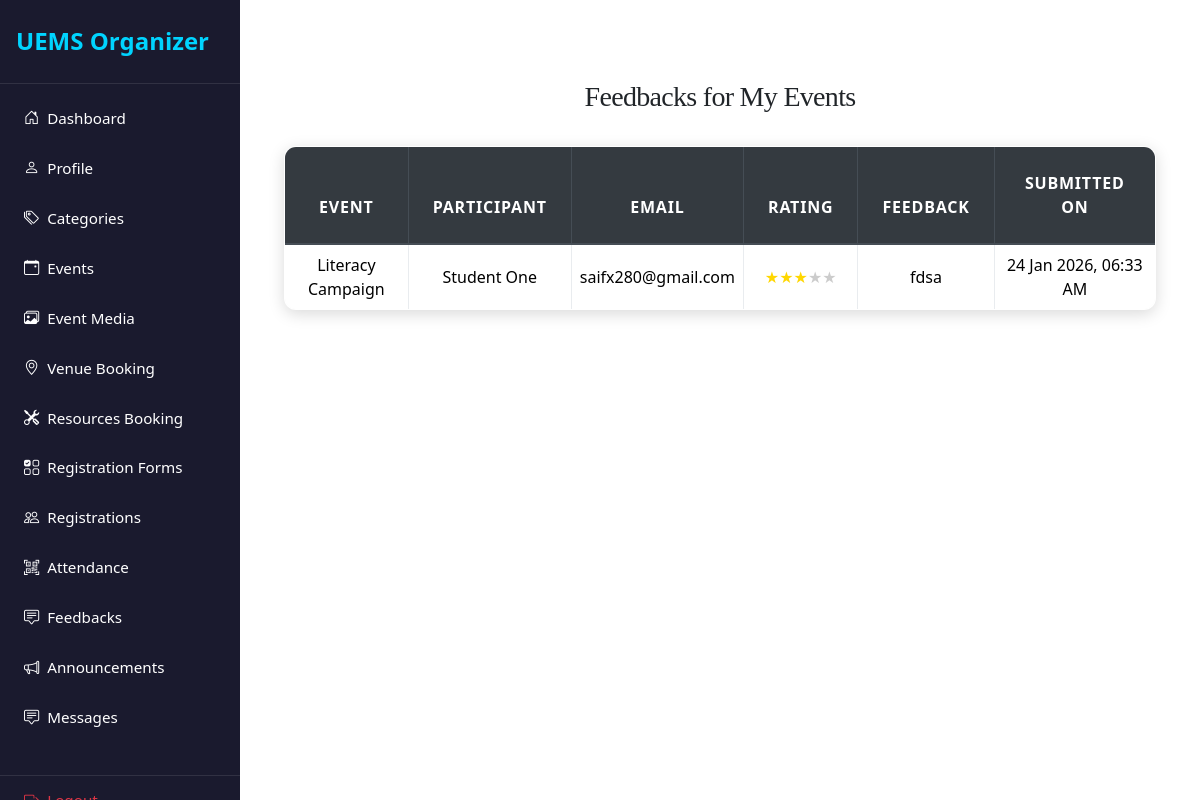
The page /organizer/organizer_feedbacks.php (signed in) on the database its author committed.
### tables this page shows
CREATE TABLE `event_feedback` (
  `id` int(11) NOT NULL,
  `event_id` int(11) NOT NULL,
  `user_id` int(11) NOT NULL,
  `rating` tinyint(4) NOT NULL CHECK (`rating` between 1 and 5),
  `feedback_text` text DEFAULT NULL,
  `submitted_at` timestamp NOT NULL DEFAULT current_timestamp()
);

CREATE TABLE `events` (
  `event_id` int(11) NOT NULL,
  `title` varchar(255) NOT NULL,
  `description` text NOT NULL,
  `organizer_id` int(11) NOT NULL,
  `category_id` int(11) DEFAULT NULL,
  `event_type` enum('one_time','recurring') DEFAULT 'one_time',
  `start_datetime` datetime NOT NULL,
  `end_datetime` datetime NOT NULL,
  `capacity` int(11) DEFAULT 0,
  `registration_deadline` datetime DEFAULT NULL,
  `status` enum('pending','approved','rejected','cancelled','completed') DEFAULT 'pending',
  `banner_image` varchar(255) DEFAULT NULL,
  `created_at` datetime DEFAULT current_timestamp(),
  `updated_at` datetime DEFAULT current_timestamp() ON UPDATE current_timestamp()
);

CREATE TABLE `users` (
  `id` int(11) NOT NULL,
  `role` enum('Student','Faculty','Event Organizer') NOT NULL,
  `department` varchar(100) NOT NULL,
  `first_name` varchar(100) NOT NULL,
  `last_name` varchar(100) NOT NULL,
  `email` varchar(150) NOT NULL,
  `password_hash` varchar(255) NOT NULL,
  `phone` varchar(20) DEFAULT NULL,
  `profile_image` varchar(255) DEFAULT NULL,
  `system_notifications` tinyint(1) DEFAULT 1,
  `status` enum('pending','active','suspended') DEFAULT 'pending',
  `created_at` timestamp NOT NULL DEFAULT current_timestamp(),
  `updated_at` timestamp NOT NULL DEFAULT current_timestamp() ON UPDATE current_timestamp()
);

### organizer/organizer_feedbacks.php (the view, shortened to what this page needs)
<?php
include('config.php');
$organizer_id = $_SESSION['user_id'];
$sql = "
SELECT
    ef.id AS feedback_id,
    ef.rating,
    ef.feedback_text,
    ef.submitted_at,
    u.first_name,
    u.last_name,
    u.email,
    e.title AS event_title,
    e.event_id
FROM event_feedback ef
INNER JOIN events e ON ef.event_id = e.event_id
INNER JOIN users u ON ef.user_id = u.id
WHERE e.organizer_id = ?
ORDER BY ef.submitted_at DESC
";
$stmt = $conn->prepare($sql);
$stmt->bind_param("i", $organizer_id);
$stmt->execute();
$result = $stmt->get_result();
?>
<!DOCTYPE html>
<html>
<head>
    <link rel="stylesheet" href="https://maxcdn.bootstrapcdn.com/bootstrap/4.5.2/css/bootstrap.min.css">
    <link rel="stylesheet" href="../css/style.css">
</head>
<body>
<?php include('navbar.php'); ?>
    <div id="content">
<div class="container mt-5">
    <h3 class="mb-4">Feedbacks for My Events</h3>
    <table class="table table-bordered table-hover">
        <thead class="thead-dark">
        <tr>
            <th>Event</th>
            <th>Participant</th>
            <th>Email</th>
            <th>Rating</th>
            <th>Feedback</th>
            <th>Submitted On</th>
        </tr>
        </thead>
        <tbody>
        <?php if ($result->num_rows > 0): ?>
            <?php while ($row = $result->fetch_assoc()): ?>
                <tr>
                    <td>
                        <?= htmlspecialchars($row['event_title']); ?>
                        <br>
                    </td>
                    <td><?= htmlspecialchars($row['first_name'].' '.$row['last_name']); ?></td>
                    <td><?= htmlspecialchars($row['email']); ?></td>
                    <td>
                        <?php
                        for ($i=1; $i<=5; $i++) {
                            if ($i <= $row['rating']) {
                                echo '<span style="color:gold;">&#9733;</span>';
                            } else {
                                echo '<span style="color:#ccc;">&#9733;</span>';
                            }
                        }
                        ?>
                    </td>
                    <td><?= nl2br(htmlspecialchars($row['feedback_text'])); ?></td>
                    <td><?= date("d M Y, h:i A", strtotime($row['submitted_at'])); ?></td>
                </tr>
            <?php endwhile; ?>
        <?php else: ?>
            <tr>
                <td colspan="6" class="text-center">No feedbacks submitted yet.</td>
            </tr>
        <?php endif; ?>
        </tbody>
    </table>
</div>
</body>
</html>

### css/style.css (style rules this page uses)
:root { --primary: #007bff; --secondary: #6c757d; --success: #28a745; --info: #17a2b8; --warning: #ffc107; --danger: #dc3545; --light: #f8f9fa; --dark: #2d3436; --accent: #ff6f61; --highlight: #6f42c1; --shadow: rgba(0, 0, 0, 0.15); --transition: all 0.3s ease-in-out; }
body { font-family: 'Inter', 'Segoe UI', Tahoma, Geneva, Verdana, sans-serif; background: linear-gradient(135deg, var(--light) 0%, #e0e7ff 100%); color: var(--dark); line-height: 1.8; margin: 0; padding: 0; min-height: 100vh; font-size: 16px; }
h1, h2, h3, h4 { text-align: center; margin: 2.5rem 0; font-family: 'Georgia', 'Times New Roman', serif; color: var(--dark); font-weight: 700; letter-spacing: -0.025em; }
h3 { font-size: 1.75rem; }
.container { max-width: 1200px; margin: 0 auto 3rem; padding: 0 1.5rem; }
.table { width: 100%; border-collapse: collapse; margin: 2rem 0; font-size: 1rem; background-color: #ffffff; border-radius: 12px; overflow: hidden; box-shadow: 0 4px 16px var(--shadow); transition: var(--transition); }
.table th, .table td { padding: 1.25rem; border: 1px solid #e9ecef; text-align: center; vertical-align: middle; }
.table thead th { background-color: rgb(0, 0, 0); color: white; font-weight: 600; text-transform: uppercase; letter-spacing: 0.05em; padding: 1.5rem; }
.table tbody tr { transition: var(--transition); }
.table tbody tr:nth-child(odd) { background-color: var(--light); }

### organizer/navbar.php (style rules this page uses)
* { margin: 0; padding: 0; box-sizing: border-box; }
body { min-height: 100vh; display: flex; font-family: 'Segoe UI', Tahoma, Geneva, Verdana, sans-serif; background-color: #f5f5f5; }
#content { margin-left: 240px; flex: 1; padding: 2rem; background: #ffffff; min-height: 100vh; }

### rows shown on the page
event_feedback: event.title "Literacy Campaign", user.last_name "Student One", user.email "saifx280@gmail.com", rating 3 (drawn), feedback_text "fdsa", submitted_at "24 Jan 2026, 06:33 AM"
